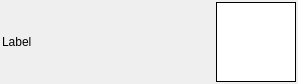
<?xml version="1.0" encoding="UTF-8"?>
<ui version="4.0">
 <class>PropertyControlImage</class>
 <widget class="QWidget" name="PropertyControlImage">
  <property name="geometry">
   <rect>
    <x>0</x>
    <y>0</y>
    <width>298</width>
    <height>84</height>
   </rect>
  </property>
  <property name="sizePolicy">
   <sizepolicy hsizetype="Preferred" vsizetype="Preferred">
    <horstretch>0</horstretch>
    <verstretch>0</verstretch>
   </sizepolicy>
  </property>
  <property name="windowTitle">
   <string>Form</string>
  </property>
  <layout class="QHBoxLayout" name="mLayout">
   <property name="spacing">
    <number>5</number>
   </property>
   <property name="margin">
    <number>2</number>
   </property>
   <item>
    <widget class="QLabel" name="mLabel">
     <property name="text">
      <string>Label</string>
     </property>
    </widget>
   </item>
   <item>
    <spacer name="horizontalSpacer">
     <property name="orientation">
      <enum>Qt::Horizontal</enum>
     </property>
     <property name="sizeHint" stdset="0">
      <size>
       <width>40</width>
       <height>20</height>
      </size>
     </property>
    </spacer>
   </item>
   <item>
    <widget class="QLabel" name="mValue">
     <property name="sizePolicy">
      <sizepolicy hsizetype="Fixed" vsizetype="Fixed">
       <horstretch>0</horstretch>
       <verstretch>0</verstretch>
      </sizepolicy>
     </property>
     <property name="minimumSize">
      <size>
       <width>80</width>
       <height>80</height>
      </size>
     </property>
     <property name="maximumSize">
      <size>
       <width>80</width>
       <height>80</height>
      </size>
     </property>
     <property name="palette">
      <palette>
       <active>
        <colorrole role="WindowText">
         <brush brushstyle="SolidPattern">
          <color alpha="255">
           <red>0</red>
           <green>0</green>
           <blue>0</blue>
          </color>
         </brush>
        </colorrole>
        <colorrole role="Button">
         <brush brushstyle="SolidPattern">
          <color alpha="255">
           <red>255</red>
           <green>255</green>
           <blue>255</blue>
          </color>
         </brush>
        </colorrole>
        <colorrole role="Light">
         <brush brushstyle="SolidPattern">
          <color alpha="255">
           <red>255</red>
           <green>255</green>
           <blue>255</blue>
          </color>
         </brush>
        </colorrole>
        <colorrole role="Midlight">
         <brush brushstyle="SolidPattern">
          <color alpha="255">
           <red>255</red>
           <green>255</green>
           <blue>255</blue>
          </color>
         </brush>
        </colorrole>
        <colorrole role="Dark">
         <brush brushstyle="SolidPattern">
          <color alpha="255">
           <red>127</red>
           <green>127</green>
           <blue>127</blue>
          </color>
         </brush>
        </colorrole>
        <colorrole role="Mid">
         <brush brushstyle="SolidPattern">
          <color alpha="255">
           <red>170</red>
           <green>170</green>
           <blue>170</blue>
          </color>
         </brush>
        </colorrole>
        <colorrole role="Text">
         <brush brushstyle="SolidPattern">
          <color alpha="255">
           <red>0</red>
           <green>0</green>
           <blue>0</blue>
          </color>
         </brush>
        </colorrole>
        <colorrole role="BrightText">
         <brush brushstyle="SolidPattern">
          <color alpha="255">
           <red>255</red>
           <green>255</green>
           <blue>255</blue>
          </color>
         </brush>
        </colorrole>
        <colorrole role="ButtonText">
         <brush brushstyle="SolidPattern">
          <color alpha="255">
           <red>0</red>
           <green>0</green>
           <blue>0</blue>
          </color>
         </brush>
        </colorrole>
        <colorrole role="Base">
         <brush brushstyle="SolidPattern">
          <color alpha="255">
           <red>255</red>
           <green>255</green>
           <blue>255</blue>
          </color>
         </brush>
        </colorrole>
        <colorrole role="Window">
         <brush brushstyle="SolidPattern">
          <color alpha="255">
           <red>255</red>
           <green>255</green>
           <blue>255</blue>
          </color>
         </brush>
        </colorrole>
        <colorrole role="Shadow">
         <brush brushstyle="SolidPattern">
          <color alpha="255">
           <red>0</red>
           <green>0</green>
           <blue>0</blue>
          </color>
         </brush>
        </colorrole>
        <colorrole role="AlternateBase">
         <brush brushstyle="SolidPattern">
          <color alpha="255">
           <red>255</red>
           <green>255</green>
           <blue>255</blue>
          </color>
         </brush>
        </colorrole>
        <colorrole role="ToolTipBase">
         <brush brushstyle="SolidPattern">
          <color alpha="255">
           <red>255</red>
           <green>255</green>
           <blue>220</blue>
          </color>
         </brush>
        </colorrole>
        <colorrole role="ToolTipText">
         <brush brushstyle="SolidPattern">
          <color alpha="255">
           <red>0</red>
           <green>0</green>
           <blue>0</blue>
          </color>
         </brush>
        </colorrole>
       </active>
       <inactive>
        <colorrole role="WindowText">
         <brush brushstyle="SolidPattern">
          <color alpha="255">
           <red>0</red>
           <green>0</green>
           <blue>0</blue>
          </color>
         </brush>
        </colorrole>
        <colorrole role="Button">
         <brush brushstyle="SolidPattern">
          <color alpha="255">
           <red>255</red>
           <green>255</green>
           <blue>255</blue>
          </color>
         </brush>
        </colorrole>
        <colorrole role="Light">
         <brush brushstyle="SolidPattern">
          <color alpha="255">
           <red>255</red>
           <green>255</green>
           <blue>255</blue>
          </color>
         </brush>
        </colorrole>
        <colorrole role="Midlight">
         <brush brushstyle="SolidPattern">
          <color alpha="255">
           <red>255</red>
           <green>255</green>
           <blue>255</blue>
          </color>
         </brush>
        </colorrole>
        <colorrole role="Dark">
         <brush brushstyle="SolidPattern">
          <color alpha="255">
           <red>127</red>
           <green>127</green>
           <blue>127</blue>
          </color>
         </brush>
        </colorrole>
        <colorrole role="Mid">
         <brush brushstyle="SolidPattern">
          <color alpha="255">
           <red>170</red>
           <green>170</green>
           <blue>170</blue>
          </color>
         </brush>
        </colorrole>
        <colorrole role="Text">
         <brush brushstyle="SolidPattern">
          <color alpha="255">
           <red>0</red>
           <green>0</green>
           <blue>0</blue>
          </color>
         </brush>
        </colorrole>
        <colorrole role="BrightText">
         <brush brushstyle="SolidPattern">
          <color alpha="255">
           <red>255</red>
           <green>255</green>
           <blue>255</blue>
          </color>
         </brush>
        </colorrole>
        <colorrole role="ButtonText">
         <brush brushstyle="SolidPattern">
          <color alpha="255">
           <red>0</red>
           <green>0</green>
           <blue>0</blue>
          </color>
         </brush>
        </colorrole>
        <colorrole role="Base">
         <brush brushstyle="SolidPattern">
          <color alpha="255">
           <red>255</red>
           <green>255</green>
           <blue>255</blue>
          </color>
         </brush>
        </colorrole>
        <colorrole role="Window">
         <brush brushstyle="SolidPattern">
          <color alpha="255">
           <red>255</red>
           <green>255</green>
           <blue>255</blue>
          </color>
         </brush>
        </colorrole>
        <colorrole role="Shadow">
         <brush brushstyle="SolidPattern">
          <color alpha="255">
           <red>0</red>
           <green>0</green>
           <blue>0</blue>
          </color>
         </brush>
        </colorrole>
        <colorrole role="AlternateBase">
         <brush brushstyle="SolidPattern">
          <color alpha="255">
           <red>255</red>
           <green>255</green>
           <blue>255</blue>
          </color>
         </brush>
        </colorrole>
        <colorrole role="ToolTipBase">
         <brush brushstyle="SolidPattern">
          <color alpha="255">
           <red>255</red>
           <green>255</green>
           <blue>220</blue>
          </color>
         </brush>
        </colorrole>
        <colorrole role="ToolTipText">
         <brush brushstyle="SolidPattern">
          <color alpha="255">
           <red>0</red>
           <green>0</green>
           <blue>0</blue>
          </color>
         </brush>
        </colorrole>
       </inactive>
       <disabled>
        <colorrole role="WindowText">
         <brush brushstyle="SolidPattern">
          <color alpha="255">
           <red>127</red>
           <green>127</green>
           <blue>127</blue>
          </color>
         </brush>
        </colorrole>
        <colorrole role="Button">
         <brush brushstyle="SolidPattern">
          <color alpha="255">
           <red>255</red>
           <green>255</green>
           <blue>255</blue>
          </color>
         </brush>
        </colorrole>
        <colorrole role="Light">
         <brush brushstyle="SolidPattern">
          <color alpha="255">
           <red>255</red>
           <green>255</green>
           <blue>255</blue>
          </color>
         </brush>
        </colorrole>
        <colorrole role="Midlight">
         <brush brushstyle="SolidPattern">
          <color alpha="255">
           <red>255</red>
           <green>255</green>
           <blue>255</blue>
          </color>
         </brush>
        </colorrole>
        <colorrole role="Dark">
         <brush brushstyle="SolidPattern">
          <color alpha="255">
           <red>127</red>
           <green>127</green>
           <blue>127</blue>
          </color>
         </brush>
        </colorrole>
        <colorrole role="Mid">
         <brush brushstyle="SolidPattern">
          <color alpha="255">
           <red>170</red>
           <green>170</green>
           <blue>170</blue>
          </color>
         </brush>
        </colorrole>
        <colorrole role="Text">
         <brush brushstyle="SolidPattern">
          <color alpha="255">
           <red>127</red>
           <green>127</green>
           <blue>127</blue>
          </color>
         </brush>
        </colorrole>
        <colorrole role="BrightText">
         <brush brushstyle="SolidPattern">
          <color alpha="255">
           <red>255</red>
           <green>255</green>
           <blue>255</blue>
          </color>
         </brush>
        </colorrole>
        <colorrole role="ButtonText">
         <brush brushstyle="SolidPattern">
          <color alpha="255">
           <red>127</red>
           <green>127</green>
           <blue>127</blue>
          </color>
         </brush>
        </colorrole>
        <colorrole role="Base">
         <brush brushstyle="SolidPattern">
          <color alpha="255">
           <red>255</red>
           <green>255</green>
           <blue>255</blue>
          </color>
         </brush>
        </colorrole>
        <colorrole role="Window">
         <brush brushstyle="SolidPattern">
          <color alpha="255">
           <red>255</red>
           <green>255</green>
           <blue>255</blue>
          </color>
         </brush>
        </colorrole>
        <colorrole role="Shadow">
         <brush brushstyle="SolidPattern">
          <color alpha="255">
           <red>0</red>
           <green>0</green>
           <blue>0</blue>
          </color>
         </brush>
        </colorrole>
        <colorrole role="AlternateBase">
         <brush brushstyle="SolidPattern">
          <color alpha="255">
           <red>255</red>
           <green>255</green>
           <blue>255</blue>
          </color>
         </brush>
        </colorrole>
        <colorrole role="ToolTipBase">
         <brush brushstyle="SolidPattern">
          <color alpha="255">
           <red>255</red>
           <green>255</green>
           <blue>220</blue>
          </color>
         </brush>
        </colorrole>
        <colorrole role="ToolTipText">
         <brush brushstyle="SolidPattern">
          <color alpha="255">
           <red>0</red>
           <green>0</green>
           <blue>0</blue>
          </color>
         </brush>
        </colorrole>
       </disabled>
      </palette>
     </property>
     <property name="autoFillBackground">
      <bool>true</bool>
     </property>
     <property name="frameShape">
      <enum>QFrame::Box</enum>
     </property>
     <property name="text">
      <string/>
     </property>
     <property name="scaledContents">
      <bool>true</bool>
     </property>
    </widget>
   </item>
  </layout>
 </widget>
 <resources/>
 <connections/>
</ui>
